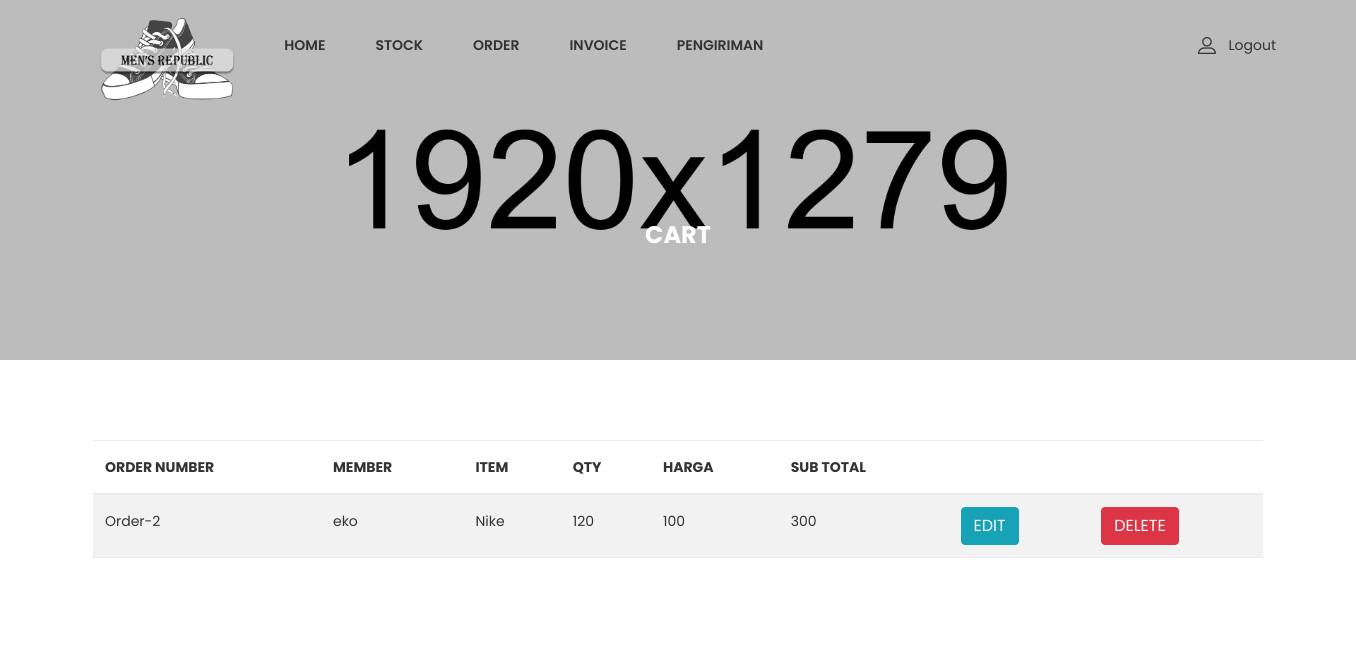
The app's page /admin/admin_page.php?page=edit_cart with its own data.
### tables this page shows
CREATE TABLE `cart` (
  `id_cart` int(11) NOT NULL,
  `id_order` int(11) DEFAULT NULL,
  `id_member` int(11) DEFAULT NULL,
  `id_stock` int(11) DEFAULT NULL,
  `id_status_order` int(11) DEFAULT NULL,
  `quantity` int(11) DEFAULT NULL,
  `harga_unit` float DEFAULT NULL,
  `sub_total` float DEFAULT NULL
);

CREATE TABLE `order_list` (
  `id_order` int(11) NOT NULL,
  `order_num` varchar(25) DEFAULT NULL,
  `deskripsi` text DEFAULT NULL,
  `id_member` int(11) DEFAULT NULL,
  `id_status_order` int(11) DEFAULT NULL,
  `tanggal_order` date DEFAULT NULL,
  `tanggal_kirim` date DEFAULT NULL,
  `total_harga` float DEFAULT NULL
);

CREATE TABLE `member` (
  `id_member` int(11) NOT NULL,
  `nama` varchar(100) DEFAULT NULL,
  `member_active` tinyint(1) DEFAULT NULL,
  `alamat` varchar(100) DEFAULT NULL,
  `email` varchar(100) DEFAULT NULL,
  `tanggal_lahir` date DEFAULT NULL
);

CREATE TABLE `gudang` (
  `id_stock` int(11) NOT NULL,
  `nama_item` varchar(100) DEFAULT NULL,
  `deskripsi` text DEFAULT NULL,
  `id_kategori` int(11) DEFAULT NULL,
  `id_tipe_item` int(11) DEFAULT NULL,
  `quantity` int(11) DEFAULT NULL,
  `harga_unit` float DEFAULT NULL,
  `gambar` varchar(255) DEFAULT NULL
);

### admin/edit_cart.php (the view, shortened to what this page needs)
<div class="ht__bradcaump__area bg-image--6">
    <div class="container">
        <div class="row">
            <div class="col-lg-12">
                <div class="bradcaump__inner text-center">
                    <h2 class="bradcaump-title">Cart</h2>
                </div>
            </div>
        </div>
    </div>
</div>
<section class="my_account_area pt--80 pb--55 bg--white">
    <div class="container">
        <div class="card-body table-responsive p-0">
        <table class="table table-hover table-striped table-valign-middle">
                <thead>
                    <tr>
                        <th>Order Number</th>
                        <th>Member</th>
                        <th>Item</th>
                        <th>Qty</th>
                        <th>Harga</th>
                        <th>Sub Total</th>
                        <th></th>
                        <th></th>
                    </tr>
                </thead>
                <?php
                include '../func/koneksi.php';
                $d1 = FALSE;
                $data = mysqli_query($koneksi, "select * from cart INNER JOIN member ON cart.id_member=member.id_member INNER JOIN status_order ON cart.id_status_order=status_order.id_status_order INNER JOIN gudang ON cart.id_stock=gudang.id_stock");
                while($d = mysqli_fetch_array($data)){
                if ($d['id_order']){
                    $order_id =$d['id_order'];
                    $data1 = mysqli_query($koneksi, "select * from order_list where id_order='$order_id'");
                    $d1 = mysqli_fetch_array($data1);
                }
            ?>
                <tbody>
                    <tr>
                        <td><?php if ($d1){ echo $d1['order_num'];} ?></td>
                        <td><?php echo $d['nama'] ?></td>
                        <td><?php echo $d['nama_item'] ?></td>
                        <td><?php echo $d['quantity'] ?></td>
                        <td><?php echo $d['harga_unit'] ?></td>
                        <td><?php echo $d['sub_total'] ?></td>
                        <td><a class="btn btn-info" href="admin_page.php?page=editcart&id=<?php echo $d['id_cart'];?>?">EDIT</a></td>
                        <td><a class="btn btn-danger" href="../func/deletecart.php?id=<?php echo $d['id_cart'];?>">DELETE</a></td>
                    </tr>
                </tbody>
                <?php
                }
            ?>
            </table>
        </div>
    </div>
</section>

### records on screen
cart: id_order.order_num "Order-2", id_member.nama "eko", id_stock.nama_item "Nike", id_stock.quantity "120", id_stock.harga_unit "100", sub_total "300"
